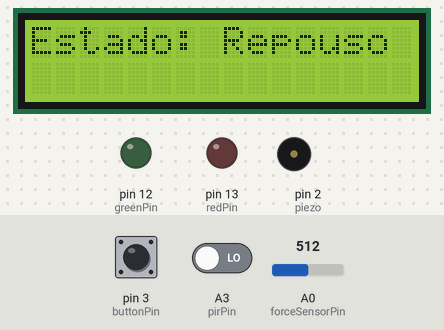
A sketch run on a simulated Arduino Uno, built with avr-gcc and run on an emulated ATmega328P. Shown: 16×2 character LCD, output pins drawn as LEDs (lit = HIGH), buzzer (waves = sounding, pin HIGH). Dashed ring = blinking. The test bench sets the inputs (shaded band); at power-on: A3 (pirPin) LOW, pin 3 (buttonPin) HIGH, A0 (forceSensorPin) = 512. What the sketch prints to the serial monitor is not drawn.

Above: at 1.2 s.
1.3 s: A3 (pirPin) driven HIGH
At 3.1 s:
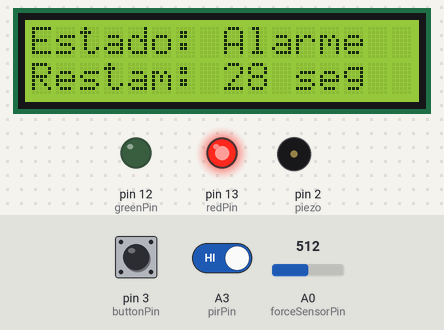
3.8 s: pin 3 (buttonPin) pulled LOW for 1 s
At 4.4 s:
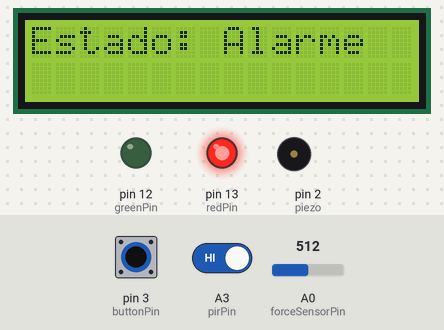
6.3 s: pin 3 (buttonPin) pulled LOW for 0.15 s
At 6.47 s:
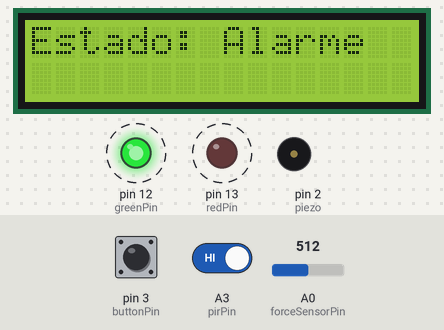
9.0 s: pin 3 (buttonPin) driven LOW and A3 (pirPin) driven LOW
At 9.4 s:
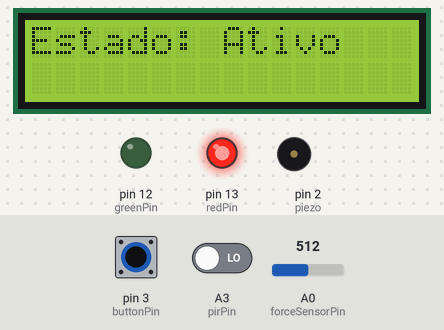
12.0 s: A0 (forceSensorPin) set to 488
15.0 s: A0 (forceSensorPin) set to 454
Timing chart, 0 to 65.5 s (numbered marks = the images above; inputs shaded):
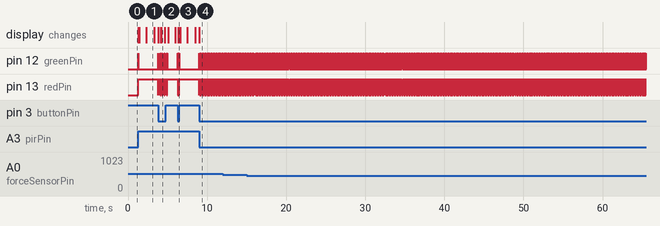

Measured:
- after the input at 1.3 s, pin 12 (greenPin): LOW → HIGH at once, → LOW 0.02 s later; pin 13 (redPin): LOW → HIGH at once; the display: first changes at once (image 1 shows a later state)
- after the input at 3.8 s, pin 12 (greenPin): LOW → HIGH at once, then repeats every 0.14 s: LOW 0.10 s, HIGH 0.04 s, until it stays LOW from 4.9 s; pin 13 (redPin): HIGH → LOW at once, then repeats every 0.14 s: HIGH 0.10 s, LOW 0.04 s, until it stays HIGH from 4.9 s; the display: first changes at once (image 2 shows a later state)
- after the input at 6.3 s, pin 12 (greenPin): alternates HIGH for 0.03 s and LOW for 0.10 s, 4 changes in all, then stays LOW, starting at once; pin 13 (redPin): alternates HIGH for 0.10 s and LOW for 0.03 s, 4 changes in all, then stays HIGH, starting at once; the display: first changes at once (image 3 shows a later state)
- after the input at 9.0 s, pin 12 (greenPin): LOW → HIGH at once, then repeats every 0.09 s: LOW 0.05 s, HIGH 0.04 s; pin 13 (redPin): HIGH → LOW at once, then repeats every 0.09 s: HIGH 0.05 s, LOW 0.04 s; the display: changes at once (image 4)
- what the display in image 1 shows lasts 1.0 s, from 2.3 s to 3.3 s
- what the display in image 2 shows lasts 0.4 s, from 4.2 s to 4.6 s

The sketch:

Fall_mats.ino
```cpp
#include <LiquidCrystal_I2C.h>

// Inicializando o LCD I2C
LiquidCrystal_I2C lcd(0x20,16,2);

// Definindo os pinos dos sensores, LEDs e piezo
const int pirPin = A3;
const int forceSensorPin = A0;
const int redPin = 13;                // Pino do LED RGB (vermelho)
const int greenPin = 12;
const int buttonPin = 3;
const int piezo = 2;

// Variáveis de estado
bool isResting = true;
bool isActive = false;
bool isAlarm = false;
unsigned long lastMotionTime = 0;    // Variável para armazenar o tempo da última detecção de movimento
unsigned long lastForceCheckTime = 0; // Variável para controlar o delay de 2 segundos
unsigned long alarmStartTime = 0;    // Variável para armazenar o tempo em que o alarme começou
bool alarmTriggered = false;         // Verifica se o alarme foi acionado
float voltage;
float trueforce;

void setup() {
  pinMode(pirPin, INPUT);
  pinMode(forceSensorPin, INPUT);
  pinMode(redPin, OUTPUT);
  pinMode(greenPin, OUTPUT);
  pinMode(buttonPin, INPUT_PULLUP);  // Botão configurado com resistor pull-up
  pinMode(piezo, OUTPUT);

  // Começar com os LEDs e piezo desligados
  digitalWrite(redPin, LOW);
  digitalWrite(greenPin, LOW);
  digitalWrite(piezo, LOW);

  // Inicializar o Serial Monitor
  Serial.begin(9600);

  // Inicializar o LCD I2C
  lcd.init();
  lcd.clear();
  lcd.backlight();  // Ativa a luz de fundo do LCD
  // Print a message on both lines of the LCD.
  //lcd.cursor(column,row) index starts at 0
  lcd.setCursor(0,0);   //Set cursor to character 2 on line 0
  lcd.print("Estado: Repouso"); // Exibe o estado inicial no LCD
}

void loop() {
  // Ler o estado dos sensores
  int pirState = digitalRead(pirPin);
  int forceValue = analogRead(forceSensorPin); // Leitura do sensor de força
  int buttonState = digitalRead(buttonPin);    // Leitura do botão
  voltage = (forceValue * 5.0)/1023.0;
  trueforce = 2.1428 * pow(voltage, 2) - 0.6745* voltage +0.1398;

  // Registrar força no Serial Monitor a cada 2 segundos
  if (millis() - lastForceCheckTime >= 2000) {
    Serial.print("Força registrada: ");
    Serial.println(trueforce);
    lastForceCheckTime = millis();
  }

  // ESTADO DE REPOUSO
  if (isResting) {
    if (pirState == HIGH) {
      isResting = false;    // Sai do repouso
      isActive = true;      // Entra no estado ativo
      lastMotionTime = millis();
      digitalWrite(greenPin, HIGH); // Acende LED verde
      lcd.clear();
      lcd.print("Estado: Ativo");
      Serial.println("Estado: Ativo - Movimento detectado");
    }
    return; // Fica neste estado até detectar movimento
  }

  // ESTADO ATIVO
  if (isActive) {

    // Se o sensor de força registra um valor acima de 270, inicia o alarme
    if (trueforce >= 3) {
      isActive = false;
      isAlarm = true;        // Ativa o alarme
      alarmStartTime = millis();  // Armazena o tempo em que o alarme começou
      digitalWrite(greenPin, LOW); // Desliga o LED verde
      digitalWrite(redPin, HIGH);  // Liga o LED vermelho
      lcd.clear();
      lcd.print("Estado: Alarme");
      Serial.println("Estado: Alarme - Força detectada acima de 270");
    }

    if (pirState == HIGH) {
      lastMotionTime = millis(); // Reinicia o contador se houver movimento
      Serial.println("Movimento contínuo - Reiniciando temporizador");
    }
  }

  // ESTADO DE ALARME
  if (isAlarm) {
    // Verifica se 30 segundos se passaram desde o início do alarme
    unsigned long elapsedTime = millis() - alarmStartTime;
    if (elapsedTime < 15000) {
      // Atualiza o LCD com o tempo restante
      lcd.setCursor(0, 1);
      lcd.print("Restam: ");
      lcd.print((30000 - elapsedTime) / 1000);
      lcd.print(" seg");
    }

    if (elapsedTime >= 30000 && !alarmTriggered) {
      digitalWrite(piezo, HIGH);  // Ativa o piezo após 30 segundos
      alarmTriggered = true;
      lcd.clear();
      lcd.print("Alarme sonoro!");
      Serial.println("Alarme sonoro ativado após 30 segundos");
    }

    // Volta ao estado ativo ao pressionar o botão
    if (buttonState == LOW) { // O botão é pressionado
      isAlarm = false;
      isActive = true;
      alarmTriggered = false;  // Reseta o estado do alarme sonoro
      digitalWrite(redPin, LOW);  // Desliga o LED vermelho
      digitalWrite(greenPin, HIGH); // Liga o LED verde
      digitalWrite(piezo, LOW);  // Desliga o piezo
      lcd.clear();
      lcd.print("Estado: Ativo");
      Serial.println("Estado: Ativo - Botão pressionado, saindo do alarme");
    }
  }
}
```
